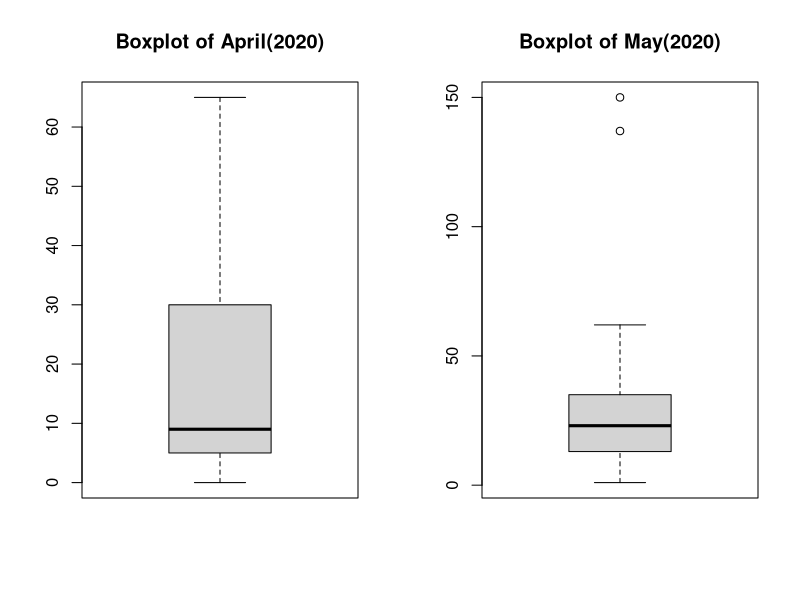
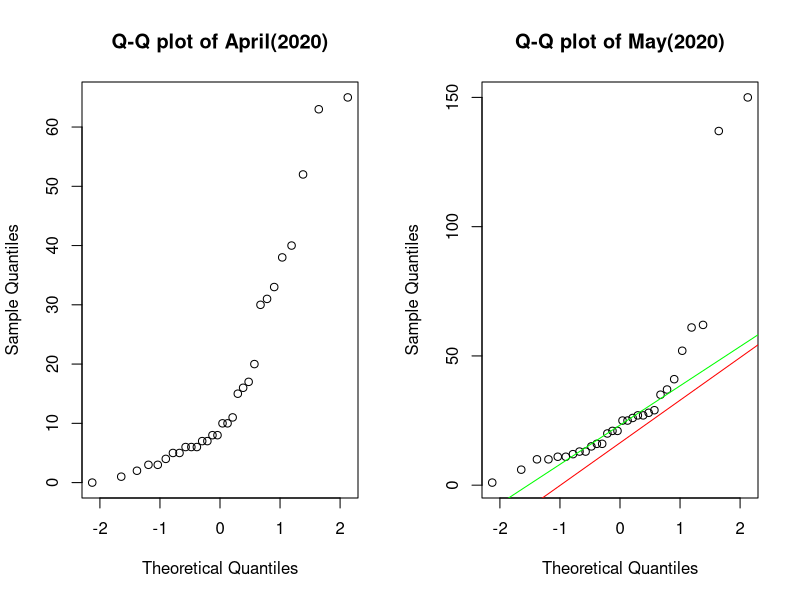
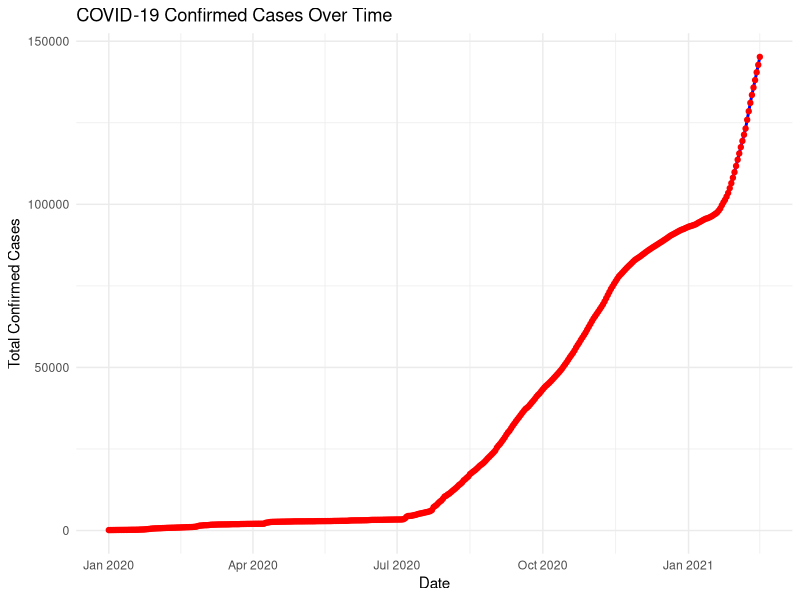
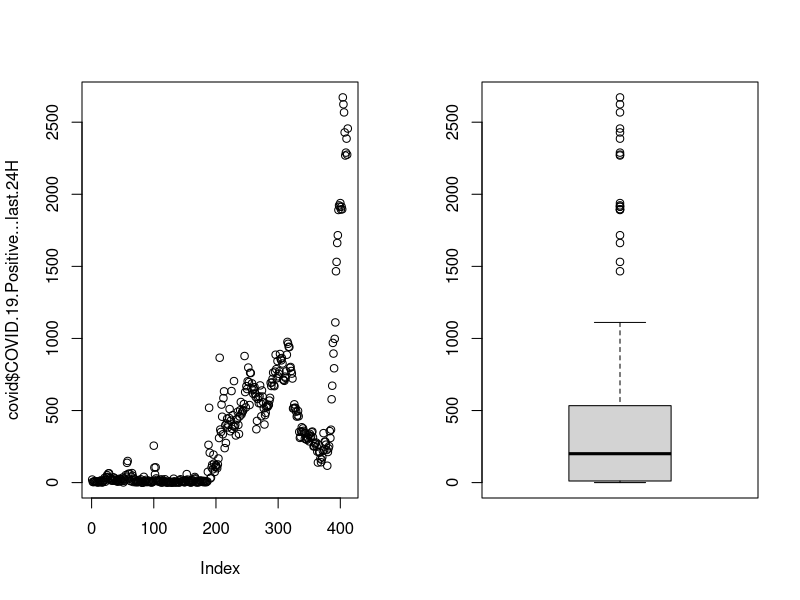
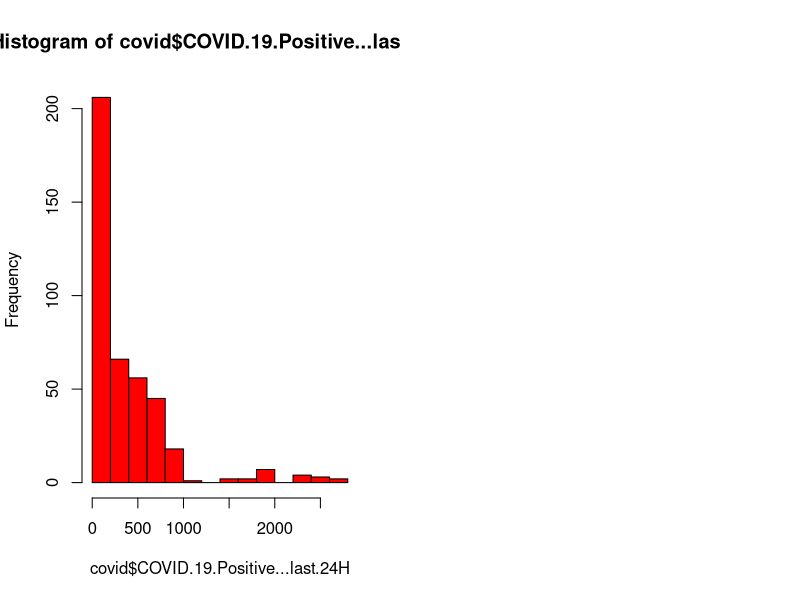
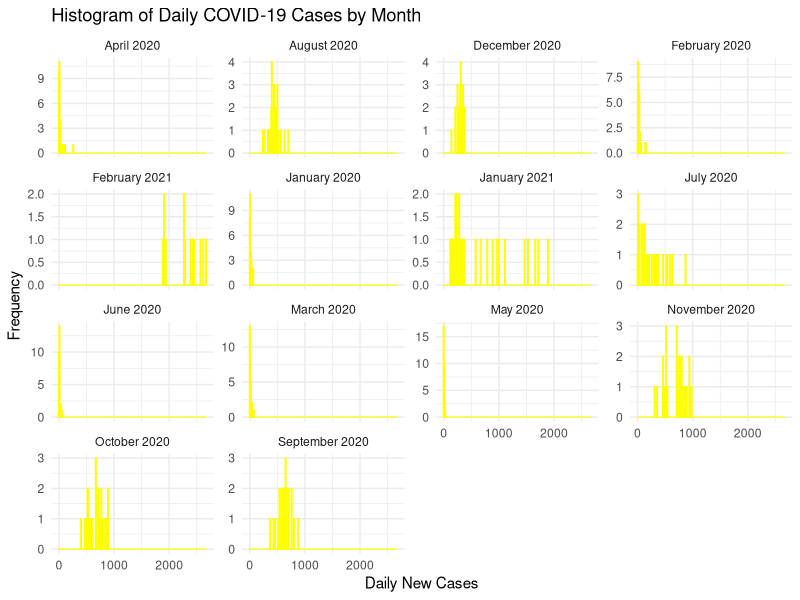

These figures' R source, in order:
# Load CSV file
covid <- read.csv("daily situation.csv", stringsAsFactors = FALSE)

# Convert Date column to proper Date type
covid$Date <- as.Date(covid$Date, format = "%d-%m-%Y")

# Extract month name
covid$Month <- format(covid$Date, "%B")

# Rename columns (shorter names for easier use)
names(covid) <- make.names(names(covid))
names(covid)
# Subset April and May daily new cases
april_cases <- as.numeric(covid$COVID.19.Positive...last.24H[2:31])  # rows 2 to 31
may_cases   <- as.numeric(covid$COVID.19.Positive...last.24H[32:61])

length(april_cases )
length(may_cases ) 
shapiro.test(april_cases)
shapiro.test(may_cases)
par(mfrow=c(1,2))
boxplot(april_cases, main="Boxplot of April(2020)")
boxplot(may_cases, main="Boxplot of May(2020)")
#not normal
shapiro.test(may_cases)
qqnorm(april_cases,main="Q-Q plot of April(2020)")
qqnorm(may_cases,main="Q-Q plot of May(2020)")
qqline(april_cases,col="red")
qqline(may_cases,col="green")
#not normal
var(april_cases)
var(may_cases)
dat <- data.frame(april_cases,may_cases)
st <- stack(dat[,c("april_cases","may_cases")])
bartlett.test(values~ind,st)
#not homogenous
# use non parametric test
wilcox.test(april_cases,may_cases)

install.packages("ggplot2")
library(ggplot2)
covid$COVID.19.Positive...last.24H <- as.numeric(covid$COVID.19.Positive...last.24H)
# Line plot of daily cases over time
covid$Date <- seq.Date(from = as.Date("2020-01-01"), by = "day", length.out = nrow(covid))

library(ggplot2)

ggplot(covid, aes(x = Date, y = Total.Number.Confirmed)) +
  geom_line(color = "blue", linewidth = 1) +
  geom_point(color = "red") +
  labs(title = "COVID-19 Confirmed Cases Over Time",
       x = "Date",
       y = "Total Confirmed Cases") +
  theme_minimal()


plot(covid$COVID.19.Positive...last.24H)
boxplot(covid$COVID.19.Positive...last.24H)
hist(covid$COVID.19.Positive...last.24H,col="red")
str(covid)
summary(covid)

covid$Date <- as.Date(covid$Date, format = "%d-%m-%Y")
covid$Month <- format(covid$Date, "%B")
covid$Year <- format(covid$Date, "%Y")
covid$Month_Year <- paste(covid$Month, covid$Year)

ggplot(covid, aes(x = COVID.19.Positive...last.24H)) +
  geom_histogram(binwidth = 10, fill = "skyblue", color = "yellow") +
  facet_wrap(~ Month_Year, scales = "free_y") +
  labs(title = "Histogram of Daily COVID-19 Cases by Month",
       x = "Daily New Cases",
       y = "Frequency") +
  theme_minimal()

